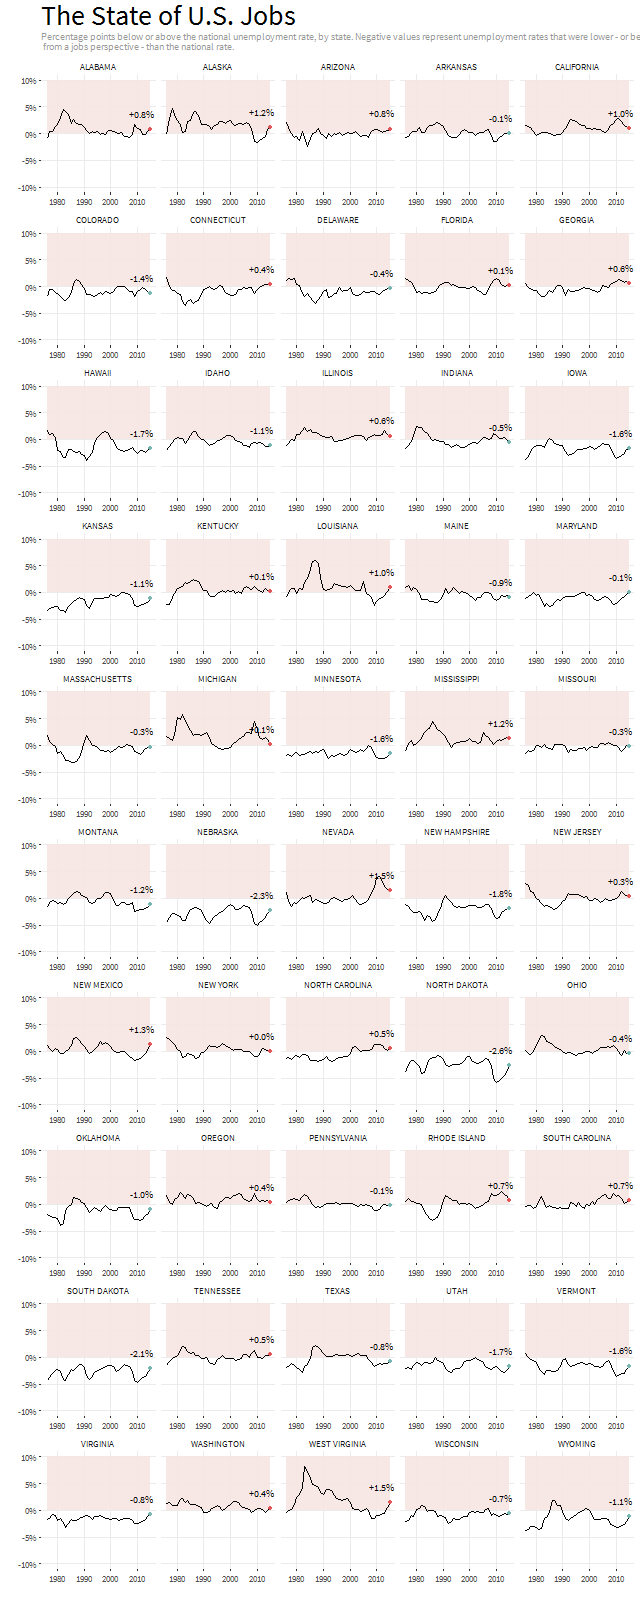

Source code (R):
library(tidyverse)
library(readxl)
library(ggplot2)
library(extrafont)
# Source Sans Pro google font downloaded from:
# https://fonts.google.com/specimen/Source+Sans+Pro?selection.family=Source+Sans+Pro
font_import("font", pattern = "[Rr]egular")

dat <- read_excel("staadata.xlsx")

dat %>% filter(!complete.cases(.)) %>% View

png("jobs.png", w = 640, h = 1600, family = "Source Sans Pro")
dat %>% group_by(Year) %>%
  rename(labor_force = `Civilian Labor Force Population`) %>%
  mutate(nat_ave = sum(Unemployed) / sum(labor_force)) %>%
  ungroup %>%
  mutate(state_rel_rate = Unemployed / labor_force - nat_ave,
         Year = as.numeric(Year),
         State = toupper(State)) %>% 
  filter(State != "DISTRICT OF COLUMBIA") %>%
  assign("dat_clean", ., inherits = TRUE) %>%
  ggplot(aes(x = Year, y = state_rel_rate)) +
  annotate("rect", xmin = 1976, xmax = 2015, ymin = 0, ymax = 0.1, 
           fill = "#F7E6E2", alpha = 0.9) +
  geom_line() +
  geom_point(data = filter(dat_clean, Year == 2015), 
             aes(color = state_rel_rate > 0)) + 
  geom_text(data = filter(dat_clean, Year == 2015),
            aes(label = paste0(ifelse(state_rel_rate > 0, "+", ""),
                              scales::percent(round(state_rel_rate, 3)))),
                nudge_y = 0.03, nudge_x = -3, size = 3.5) +
  scale_y_continuous(labels = scales::percent) +
  scale_color_manual(values = c("FALSE" = "#76b7b2", "TRUE" = "#e15759")) +
  coord_cartesian(ylim = c(-0.1, 0.1)) +
  facet_wrap(~State, scales = "free_x", ncol = 5) +
  labs(x = "", y = "", title = "The State of U.S. Jobs",
       subtitle = paste("Percentage points below or above the national",
                        "unemployment rate, by state. Negative values represent",
                        "unemployment rates that were\nlower - or better,",
                        "from a jobs perspective - than the national rate.")) +
  theme_bw() +
  theme(strip.background = element_blank(), 
        panel.grid.minor = element_blank(),
        panel.border = element_blank(),
        legend.position = "none",
        text = element_text(family = "Source Sans Pro"),
        plot.subtitle = element_text(color = "#999999", size = 10),
        plot.title = element_text(size = 28))
dev.off()
        
        